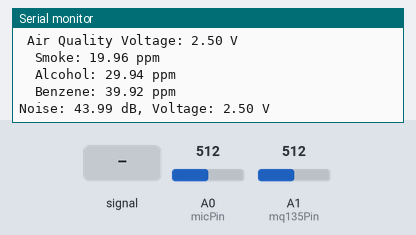
The sketch below on a simulated Arduino Uno, built with avr-gcc and run on an emulated ATmega328P. Parts: the last lines printed to the serial monitor. The inputs (shaded band) are chosen by the test bench; at power-on: A1 (mq135Pin) = 512, A0 (micPin) = 512.

Above: at 3.0 s.
3.1 s: A1 (mq135Pin) set to 0
At 5.3 s:
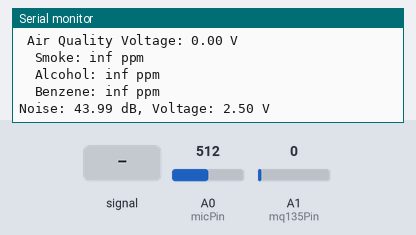
6.0 s: A0 (micPin) fed a 200 Hz sine of ±81 counts around its level
At 7.6 s:
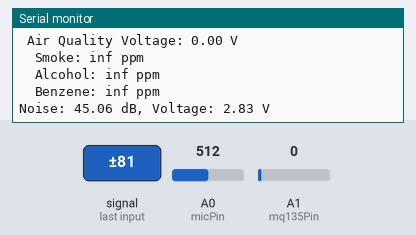
8.9 s: A0 (micPin) set to 716
At 10.0 s:
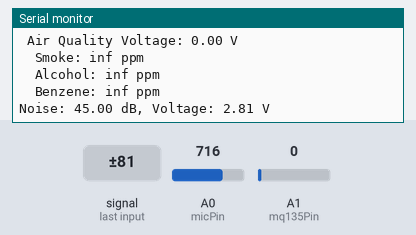
11.8 s: A0 (micPin) fed a 1000 Hz sine of ±255 counts around its level
At 14.4 s:
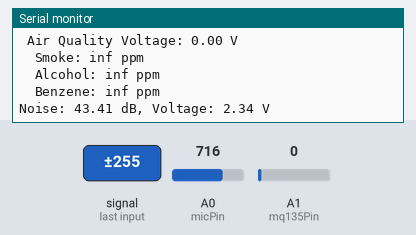
14.7 s: A1 (mq135Pin) set to 122
At 16.2 s:
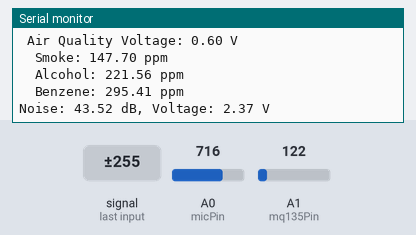
17.6 s: A0 (micPin) set to 900
At 18.1 s:
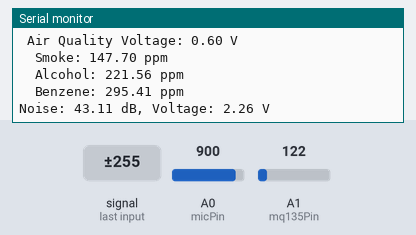
Timing chart, 0 to 20.6 s (numbered marks = the images above; inputs shaded):
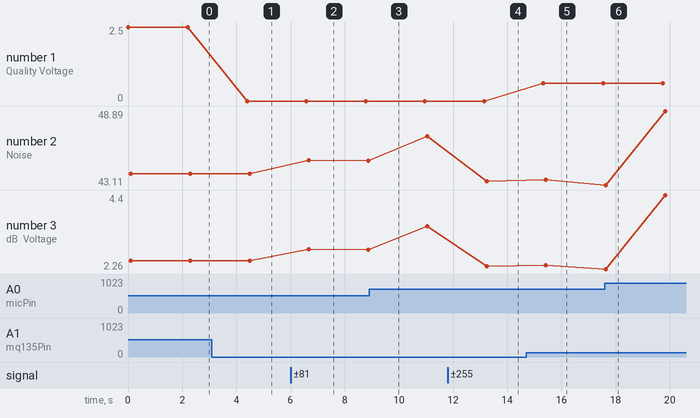

The sketch:

arduino_2_sensors.ino
```cpp
#include <SoftwareSerial.h>

// Define the RX and TX pins for communication with NodeMCU
SoftwareSerial NodeMCUSerial(1, 0);  // RX, TX (change pins based on your setup)

// MQ-135 Sensor
const int mq135Pin = A1;  // MQ-135 sensor connected to A1 pin
const float R0 = 10.0; // Base resistance of MQ-135 in clean air (adjust based on calibration)

// MAX9814 Microphone Sensor
const int micPin = A0;  // MAX9814 OUT pin connected to A0
float dB_offset = 50;  // Adding a fixed offset to shift the values

// Function to calculate resistance for MQ-135
float calculateResistance(int raw_adc) {
  float RL = 1.0;  // Load resistance on the board, 1kΩ for MQ-135
  return (1023.0 / (float)raw_adc - 1.0) * RL;
}

void setup() {
  // Start communication with NodeMCU at 9600 baud
  NodeMCUSerial.begin(9600);

  // Start the serial communication with the computer for debugging
  Serial.begin(9600);
}

void loop() {
  // --- MQ-135 Sensor Reading ---
  // Read the analog value from the MQ-135 sensor
  int mq135Value = analogRead(mq135Pin);

  // Convert analog value to voltage (assuming 5V reference for Arduino)
  float mq135Voltage = mq135Value * (5.0 / 1023.0);

  // Calculate gas concentrations in PPM (simplified approximation)
  float resistance = calculateResistance(mq135Value);

  // Using arbitrary calibration constants (you can adjust these)
  float smoke_ppm = (resistance / R0) * 200;  // Smoke concentration
  float alcohol_ppm = (resistance / R0) * 300; // Alcohol concentration
  float benzene_ppm = (resistance / R0) * 400; // Benzene concentration

  // --- MAX9814 Microphone Reading ---
  // Read the analog value from the microphone
  int micValue = analogRead(micPin);

  // Convert analog reading to voltage (5V reference for Arduino)
  float micVoltage = (micValue * 5.0) / 1023.0;

  // Estimate dB from voltage using reference voltage 5V
  float dB = (micVoltage > 0) ? 20 * log10(micVoltage / 5.0) + dB_offset : -100;

  // --- Print to Serial Monitor (for debugging) ---
  // MQ-135 Data
  Serial.print(" Air Quality Voltage: ");
  Serial.print(mq135Voltage);
  Serial.println(" V");

  Serial.print("  Smoke: ");
  Serial.print(smoke_ppm);
  Serial.println(" ppm");

  Serial.print("  Alcohol: ");
  Serial.print(alcohol_ppm);
  Serial.println(" ppm");

  Serial.print("  Benzene: ");
  Serial.print(benzene_ppm);
  Serial.println(" ppm");

  // MAX9814 Data on a Single Line
  Serial.print("Noise: ");
  Serial.print(dB);
  Serial.print(" dB, Voltage: ");
  Serial.print(micVoltage);
  Serial.println(" V");

  // --- Send Data to NodeMCU ---
  // MQ-135 Data
  NodeMCUSerial.print("  Air Quality Voltage: ");
  NodeMCUSerial.print(mq135Voltage);
  NodeMCUSerial.println(" V");

  NodeMCUSerial.print("Smoke: ");
  NodeMCUSerial.print(smoke_ppm);
  NodeMCUSerial.println(" ppm");

  NodeMCUSerial.print("Alcohol: ");
  NodeMCUSerial.print(alcohol_ppm);
  NodeMCUSerial.println(" ppm");

  NodeMCUSerial.print("Benzene: ");
  NodeMCUSerial.print(benzene_ppm);
  NodeMCUSerial.println(" ppm");

  // MAX9814 Data on a Single Line
  NodeMCUSerial.print("  Noise: ");
  NodeMCUSerial.print(dB);
  NodeMCUSerial.print(" dB, Voltage: ");
  NodeMCUSerial.print(micVoltage);
  NodeMCUSerial.println(" V");

  // Delay before taking the next reading
  delay(2000);
}
```

Measured:
- after the input at 3.1 s, the serial monitor: prints a new line after 1.3 s (image 1)
- after the input at 6.0 s, the serial monitor: prints a new line after 0.68 s (image 2)
- after the input at 11.8 s, the serial monitor: prints a new line after 1.4 s (image 4)
- after the input at 14.7 s, the serial monitor: prints a new line after 0.63 s (image 5)
- plotted number 1: 2.5 → 0 after the input at 3.1 s, 0 → 0.6 after the input at 14.7 s
- plotted number 2: 43.99 → 45 after the input at 6.0 s, 45 → 46.9 after the input at 8.9 s, 46.9 → 43.41 after the input at 11.8 s, 43.52 → 48.89 after the input at 17.6 s
- plotted number 3: 2.5 → 2.81 after the input at 6.0 s, 2.81 → 3.5 after the input at 8.9 s, 3.5 → 2.34 after the input at 11.8 s, 2.37 → 4.4 after the input at 17.6 s
